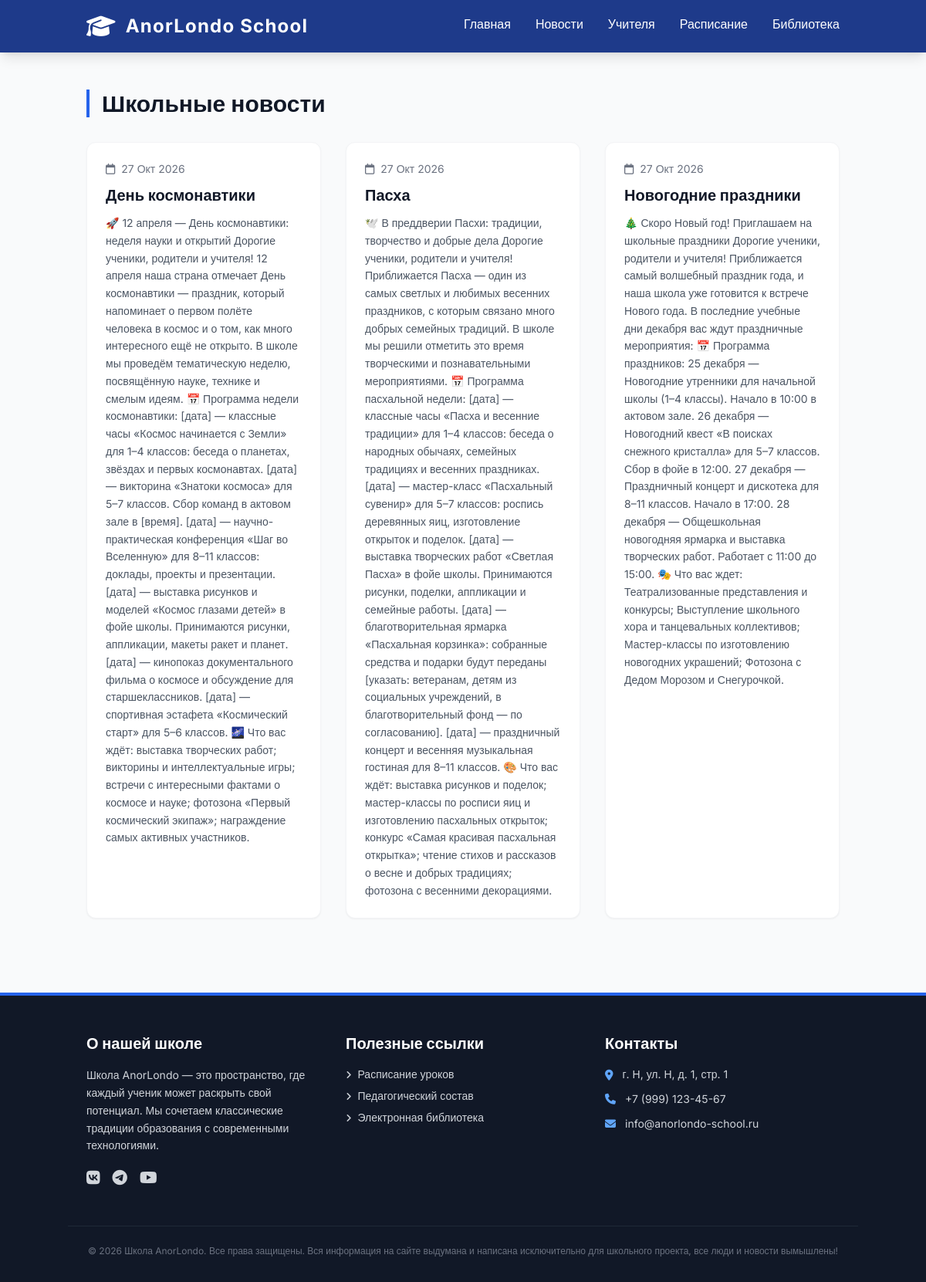
Page /news/ on the committed database.
### Iapp/models.py (models this page shows, shortened)
class News(models.Model):
    title = models.CharField("Заголовок", max_length=200)
    content = models.TextField("Текст новости")
    created_at = models.DateTimeField("Дата публикации", auto_now_add=True)

### Iapp/views.py (the view)
# urls.py: path('news/', views.news_list, name='news'),
def news_list(request):
    news = News.objects.all().order_by('-created_at') # Сначала новые
    return render(request, 'news_list.html', {'news': news})

### Iapp/templates/news_list.html (shortened to what this page needs)
{% extends 'base.html' %}
{% block content %}
<div class="container mx-auto px-6 py-12">
    <h1 class="text-3xl font-bold text-gray-900 mb-8 border-l-4 border-blue-600 pl-4">Школьные новости</h1>
    <div class="grid grid-cols-1 md:grid-cols-2 lg:grid-cols-3 gap-8">
        {% for item in news %}
        <article class="bg-white rounded-xl shadow-sm border border-gray-100 overflow-hidden hover:shadow-lg transition duration-300 flex flex-col h-full">
            <div class="p-6 flex-grow">
                <div class="flex items-center text-sm text-gray-500 mb-3">
                    <i class="fa-regular fa-calendar mr-2"></i>
                    {{ item.created_at|date:"d M Y" }}
                </div>
                <h2 class="text-xl font-bold text-gray-900 mb-3 leading-tight">{{ item.title }}</h2>
                <p class="text-gray-600 leading-relaxed text-sm line-clamp-8">{{ item.content }}</p>
            </div>
        </article>
        {% empty %}
        <div class="col-span-full bg-blue-50 border border-blue-100 text-blue-800 p-8 rounded-xl text-center">
            <i class="fa-regular fa-face-smile text-4xl mb-3 text-blue-400"></i>
            <p class="text-lg">Пока новостей нет. Скоро здесь появятся свежие события!</p>
        </div>
        {% endfor %}
    </div>
</div>
{% endblock %}

### Iapp/templates/base.html (style rules this page uses)
body { font-family: 'Inter', sans-serif; }

### rows in the picture
News: created_at "27 Окт 2026", title "День космонавтики", content "🚀 12 апреля — День космонавтики: неделя науки и открытий Дорогие ученики, родители и учителя! 12 апреля наша страна отмечает День космонавтики — праздник, который напоминает о первом полёте человека в космос и о том, как много интересного ещё не открыто. В школе мы проведём тематическую неделю, посвящённую науке, технике и смелым идеям. 📅 Программа недели космонавтики: [дата] — классные часы «Космос начинается с Земли» для 1–4 классов: беседа о планетах, звёздах и первых космонавтах. [дата] — викторина «Знатоки космоса» для 5–7 классов. Сбор команд в актовом зале в [время]. [дата] — научно-практическая конференция «Шаг во Вселенную» для 8–11 классов: доклады, проекты и презентации. [дата] —…"
News: created_at "27 Окт 2026", title "Пасха", content "🕊️ В преддверии Пасхи: традиции, творчество и добрые дела Дорогие ученики, родители и учителя! Приближается Пасха — один из самых светлых и любимых весенних праздников, с которым связано много добрых семейных традиций. В школе мы решили отметить это время творческими и познавательными мероприятиями. 📅 Программа пасхальной недели: [дата] — классные часы «Пасха и весенние традиции» для 1–4 классов: беседа о народных обычаях, семейных традициях и весенних праздниках. [дата] — мастер-класс «Пасхальный сувенир» для 5–7 классов: роспись деревянных яиц, изготовление открыток и поделок. [дата] — выставка творческих работ «Светлая Пасха» в фойе школы. Принимаются рисунки, поделки, аппликации и…"
News: created_at "27 Окт 2026", title "Новогодние праздники", content "🎄 Скоро Новый год! Приглашаем на школьные праздники Дорогие ученики, родители и учителя! Приближается самый волшебный праздник года, и наша школа уже готовится к встрече Нового года. В последние учебные дни декабря вас ждут праздничные мероприятия: 📅 Программа праздников: 25 декабря — Новогодние утренники для начальной школы (1–4 классы). Начало в 10:00 в актовом зале. 26 декабря — Новогодний квест «В поисках снежного кристалла» для 5–7 классов. Сбор в фойе в 12:00. 27 декабря — Праздничный концерт и дискотека для 8–11 классов. Начало в 17:00. 28 декабря — Общешкольная новогодняя ярмарка и выставка творческих работ. Работает с 11:00 до 15:00. 🎭 Что вас ждет: Театрализованные представления и…"
